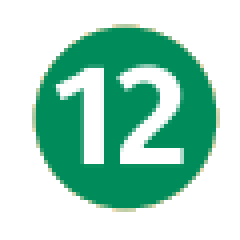
%> input picture PICTO/12.png, 60 x 60 px (shown 4 times larger)
$ octave --eval "result = extractNumbers(imread('PICTO/12.png'));"   (GNU Octave 9; MATLAB toolbox functions it lacks are replaced by stand-ins)
%> lines starting %> are read from the running program, lines starting %| are printed output that depends on the picture; in (x1, y1, x2, y2) boxes, pixels count from 0 and x2, y2 are one past the last pixel; in counts of white or black regions, pixels touching at a corner belong together; the program's own positions count from 1
function C = extractNumbers(im)

% [7 lines of commented-out code are left out]


[sizeX,sizeY,~] = size(im);
%> sizeX = 60; sizeY = 60
imGray = rgb2gray(im);
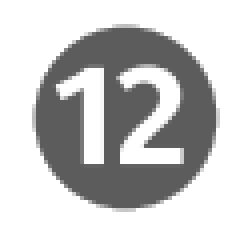
%> imGray: size 60x60 uint8 (shown 4 times larger); min 92, max 255, mean 197.2
imNumbers = zeros(sizeX,sizeY);


optimal = 3;%optimal is number of clusters, and optimal-1 is number of thresholds
thresh = multithresh(imGray,optimal-1);%multi otsu threshold
%> thresh = [137 217]
seg_im = imquantize(imGray,thresh);%apply found thresholds
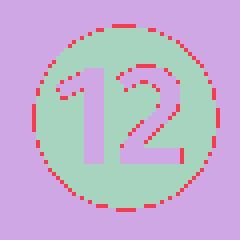
%> seg_im: size 60x60 double (shown 4 times larger); 3 distinct labels, from 1 to 3; one colour per label, 0 black
pixelsInClust = zeros(3,1);
pixelsInClust(1) = sum(seg_im(:) == 1);
pixelsInClust(2)= sum(seg_im(:) == 2);
pixelsInClust(3)= sum(seg_im(:) == 3);
if pixelsInClust(1) ~= min(pixelsInClust)%if there is the fewest pixels in class 1

    optimal = 2;%then we choose otsu with k=2
    thresh = multithresh(imGray,optimal-1);%find thresholds with otsu k=2
%> thresh = 174
    seg_im = imquantize(imGray,thresh);%apply
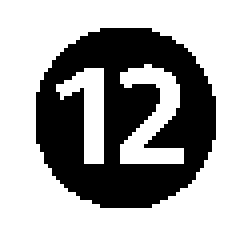
%> seg_im: size 60x60 double (shown 4 times larger); values 1 (black) and 2 (white), 64.5% white; 1 black region, box (x1, y1, x2, y2) and area: (9, 7, 54, 52) 1279
    for x = 1:sizeX
        for y = 1:sizeY
            if seg_im(x,y) == 2%if the current pixel is from class 2 out of 2 (brightest)
                imNumbers(x,y) = 255;%
            end
        end
    end
end

if optimal == 3%if we have 3 classes in image
    for x = 1:sizeX
        for y = 1:sizeY
            if seg_im(x,y) == 1;%if current pixel belongs to darkest class (1) (the number of the line)
                imNumbers(x,y) = 255;
            end
        end
    end
end

%figure, imshow(imNumbers);

%get the 4 corners of the image as pixels = 1, rest = 0
BW1 = grayconnected(imNumbers,1,1);
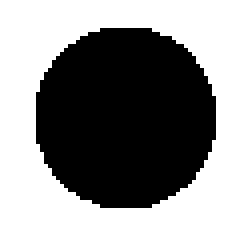
%> BW1: size 60x60 logical (shown 4 times larger); 54.6% white; 1 black region, box (x1, y1, x2, y2) and area: (9, 7, 54, 52) 1635
BW2 = grayconnected(imNumbers,1,sizeY);
BW3 = grayconnected(imNumbers,sizeX,1);
BW4 = grayconnected(imNumbers,sizeX,sizeY);
BW = BW1|BW2|BW3|BW4;
%imshow(BW);


for x = 1:sizeX
    for y = 1:sizeY
        if BW(x,y) == 1;
            imNumbers(x,y) = 0;%do imNumbers - BW (put to 0 the background)
        end
    end
end
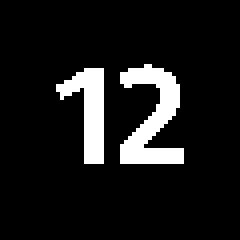
%> imNumbers: size 60x60 double (shown 4 times larger); 9.9% white; 2 white regions, box (x1, y1, x2, y2) and area: (30, 16, 46, 41) 209, (14, 17, 26, 41) 147

%figure, imshow(imNumbers);
    %white
imNumbersBin = imNumbers == 255;

%give a label on the pixels at 1 on a contiguous region
%we iterate over a for loop to kick out regions with not enough pixels
[labels,labeled] = bwlabel(imNumbersBin);
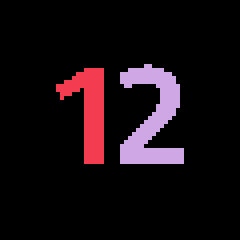
%> labels: size 60x60 double (shown 4 times larger); 3 distinct labels, from 0 to 2; one colour per label, 0 black
%> labeled = 2
for label = 1:labeled%iterate over all labels
    pixelsPerLabel = 0;
    for x = 1:sizeX %over the image
        for y = 1:sizeY
            if labels(x,y) == label
                pixelsPerLabel = pixelsPerLabel +1; %count the pixels of that label
            end
        end
    end
    probPerLabel = pixelsPerLabel/(sizeX*sizeY); % number of pixels -> proportion of pixels
    if probPerLabel < 0.05 %if proportion is less than 5% of total pixels
        imNumbersBin(find(labels==label)) = 0;%prune the region
    end
end
%> this loop made 2 passes
%> probPerLabel on passes 1 to 2: 0.0408, 0.0581
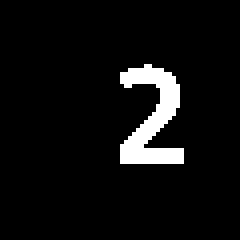
%> imNumbersBin: size 60x60 logical (shown 4 times larger); 5.8% white; 1 white region, box (x1, y1, x2, y2) and area: (30, 16, 46, 41) 209
[labels,labeled] = bwlabel(imNumbersBin); %re-attribite labels
%> labeled = 1


%preparing cells
C = cell(labeled,1);
%> C = {[]}

%putting binary image of numbers cropped in cells
for i = (1:labeled)
    for x =(1:sizeX)
        for y =(1:sizeY)
            binary = labels == i;%creates binary image from the label i
            [rows, columns] = find(binary);
            row1 = min(rows);
            row2 = max(rows);
            col1 = min(columns);
            col2 = max(columns);
            C{i} = binary(row1:row2, col1:col2); % Crop image and put in cell
        end
    end
end
%> this loop made 1 pass
%> after the loop, C = 1 item


end
